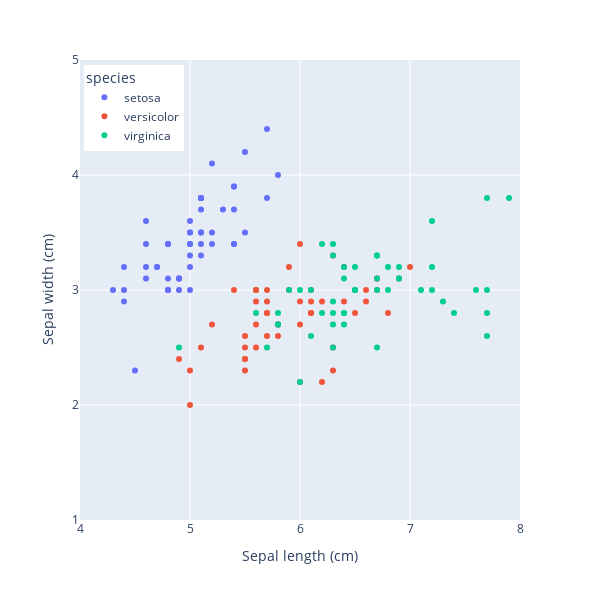

Notebook source saved alongside this figure:
### Code cell
fig = px.scatter(iris_df, x='sepal_length', y='sepal_width',
                color='species',
                width=600, height=600,
                labels={'sepal_length': 'Sepal length (cm)',
                       'sepal_width': 'Sepal width (cm)'})

fig.update_layout(xaxis_range=[4, 8], yaxis_range=[1, 5])
fig.update_layout(xaxis = dict(tickmode='array',
                              tickvals=xticks))
fig.update_layout(yaxis = dict(tickmode='array',
                              tickvals=yticks))
fig.update_layout(legend=dict(yanchor='top', y=0.99,
                             xanchor='left', x=0.01))

fig.show()

### Figure 1 — Plotly figure (JSON) as saved in the notebook; plotly's stock layout.template omitted (floating-point values rounded to 4 significant figures)
{"data": [{"hovertemplate": "species=setosa<br>Sepal length (cm)=%{x}<br>Sepal width (cm)=%{y}<extra></extra>", "legendgroup": "setosa", "marker": {"color": "#636efa", "symbol": "circle"}, "mode": "markers", "name": "setosa", "orientation": "v", "showlegend": true, "type": "scatter", "x": [5.1, 4.9, 4.7, 4.6, 5, 5.4, 4.6, 5, 4.4, 4.9, 5.4, 4.8, 4.8, 4.3, 5.8, 5.7, 5.4, 5.1, 5.7, 5.1, 5.4, 5.1, 4.6, 5.1, 4.8, 5, 5, 5.2, 5.2, 4.7, 4.8, 5.4, 5.2, 5.5, 4.9, 5, 5.5, 4.9, 4.4, 5.1, 5, 4.5, 4.4, 5, 5.1, 4.8, 5.1, 4.6, 5.3, 5], "xaxis": "x", "y": [3.5, 3, 3.2, 3.1, 3.6, 3.9, 3.4, 3.4, 2.9, 3.1, 3.7, 3.4, 3, 3, 4, 4.4, 3.9, 3.5, 3.8, 3.8, 3.4, 3.7, 3.6, 3.3, 3.4, 3, 3.4, 3.5, 3.4, 3.2, 3.1, 3.4, 4.1, 4.2, 3.1, 3.2, 3.5, 3.1, 3, 3.4, 3.5, 2.3, 3.2, 3.5, 3.8, 3, 3.8, 3.2, 3.7, 3.3], "yaxis": "y"}, {"hovertemplate": "species=versicolor<br>Sepal length (cm)=%{x}<br>Sepal width (cm)=%{y}<extra></extra>", "legendgroup": "versicolor", "marker": {"color": "#EF553B", "symbol": "circle"}, "mode": "markers", "name": "versicolor", "orientation": "v", "showlegend": true, "type": "scatter", "x": [7, 6.4, 6.9, 5.5, 6.5, 5.7, 6.3, 4.9, 6.6, 5.2, 5, 5.9, 6, 6.1, 5.6, 6.7, 5.6, 5.8, 6.2, 5.6, 5.9, 6.1, 6.3, 6.1, 6.4, 6.6, 6.8, 6.7, 6, 5.7, 5.5, 5.5, 5.8, 6, 5.4, 6, 6.7, 6.3, 5.6, 5.5, 5.5, 6.1, 5.8, 5, 5.6, 5.7, 5.7, 6.2, 5.1, 5.7], "xaxis": "x", "y": [3.2, 3.2, 3.1, 2.3, 2.8, 2.8, 3.3, 2.4, 2.9, 2.7, 2, 3, 2.2, 2.9, 2.9, 3.1, 3, 2.7, 2.2, 2.5, 3.2, 2.8, 2.5, 2.8, 2.9, 3, 2.8, 3, 2.9, 2.6, 2.4, 2.4, 2.7, 2.7, 3, 3.4, 3.1, 2.3, 3, 2.5, 2.6, 3, 2.6, 2.3, 2.7, 3, 2.9, 2.9, 2.5, 2.8], "yaxis": "y"}, {"hovertemplate": "species=virginica<br>Sepal length (cm)=%{x}<br>Sepal width (cm)=%{y}<extra></extra>", "legendgroup": "virginica", "marker": {"color": "#00cc96", "symbol": "circle"}, "mode": "markers", "name": "virginica", "orientation": "v", "showlegend": true, "type": "scatter", "x": [6.3, 5.8, 7.1, 6.3, 6.5, 7.6, 4.9, 7.3, 6.7, 7.2, 6.5, 6.4, 6.8, 5.7, 5.8, 6.4, 6.5, 7.7, 7.7, 6, 6.9, 5.6, 7.7, 6.3, 6.7, 7.2, 6.2, 6.1, 6.4, 7.2, 7.4, 7.9, 6.4, 6.3, 6.1, 7.7, 6.3, 6.4, 6, 6.9, 6.7, 6.9, 5.8, 6.8, 6.7, 6.7, 6.3, 6.5, 6.2, 5.9], "xaxis": "x", "y": [3.3, 2.7, 3, 2.9, 3, 3, 2.5, 2.9, 2.5, 3.6, 3.2, 2.7, 3, 2.5, 2.8, 3.2, 3, 3.8, 2.6, 2.2, 3.2, 2.8, 2.8, 2.7, 3.3, 3.2, 2.8, 3, 2.8, 3, 2.8, 3.8, 2.8, 2.8, 2.6, 3, 3.4, 3.1, 3, 3.1, 3.1, 3.1, 2.7, 3.2, 3.3, 3, 2.5, 3, 3.4, 3], "yaxis": "y"}], "layout": {"height": 600, "legend": {"title": {"text": "species"}, "tracegroupgap": 0, "x": 0.01, "xanchor": "left", "y": 0.99, "yanchor": "top"}, "margin": {"t": 60}, "width": 600, "xaxis": {"anchor": "y", "domain": [0, 1], "range": [4, 8], "tickmode": "array", "tickvals": [4, 5, 6, 7, 8], "title": {"text": "Sepal length (cm)"}, "type": "linear"}, "yaxis": {"anchor": "x", "domain": [0, 1], "range": [1, 5], "tickmode": "array", "tickvals": [1, 2, 3, 4, 5], "title": {"text": "Sepal width (cm)"}, "type": "linear"}}}
